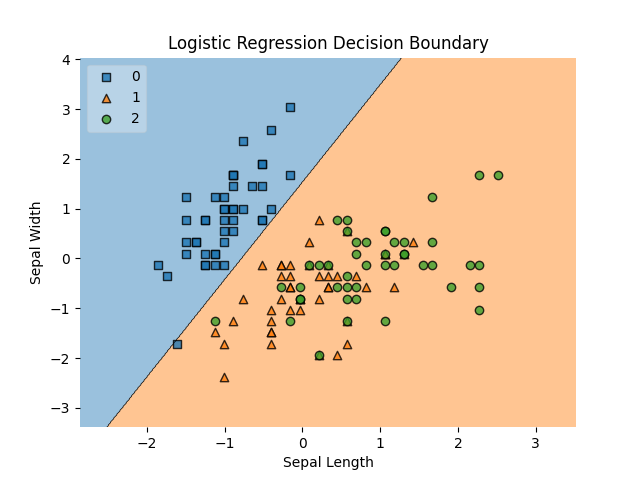

The Python source for this figure:
import numpy as np
import matplotlib.pyplot as plt
from LogisticRegression import LogisticRegression
from mlxtend.plotting import plot_decision_regions

# Load the data
data = np.load('data_iris_classifiers3.npz')
X_train = data['X_train_sepal_std']
y_train = data['y_train']

y_train = y_train.astype(int)

# Initialize the Logistic Regression model
model = LogisticRegression()

# Train the model
model.fit(X_train, y_train)

# Save the model
model.save("logistic_weights3.npz")

# Plotting the decision boundary for training data
plot_decision_regions(X_train, y_train.ravel(), clf=model, legend=2)
plt.title("Logistic Regression Decision Boundary")
plt.xlabel("Sepal Length")
plt.ylabel("Sepal Width")
plt.savefig("train_logistic3.png")
plt.show()